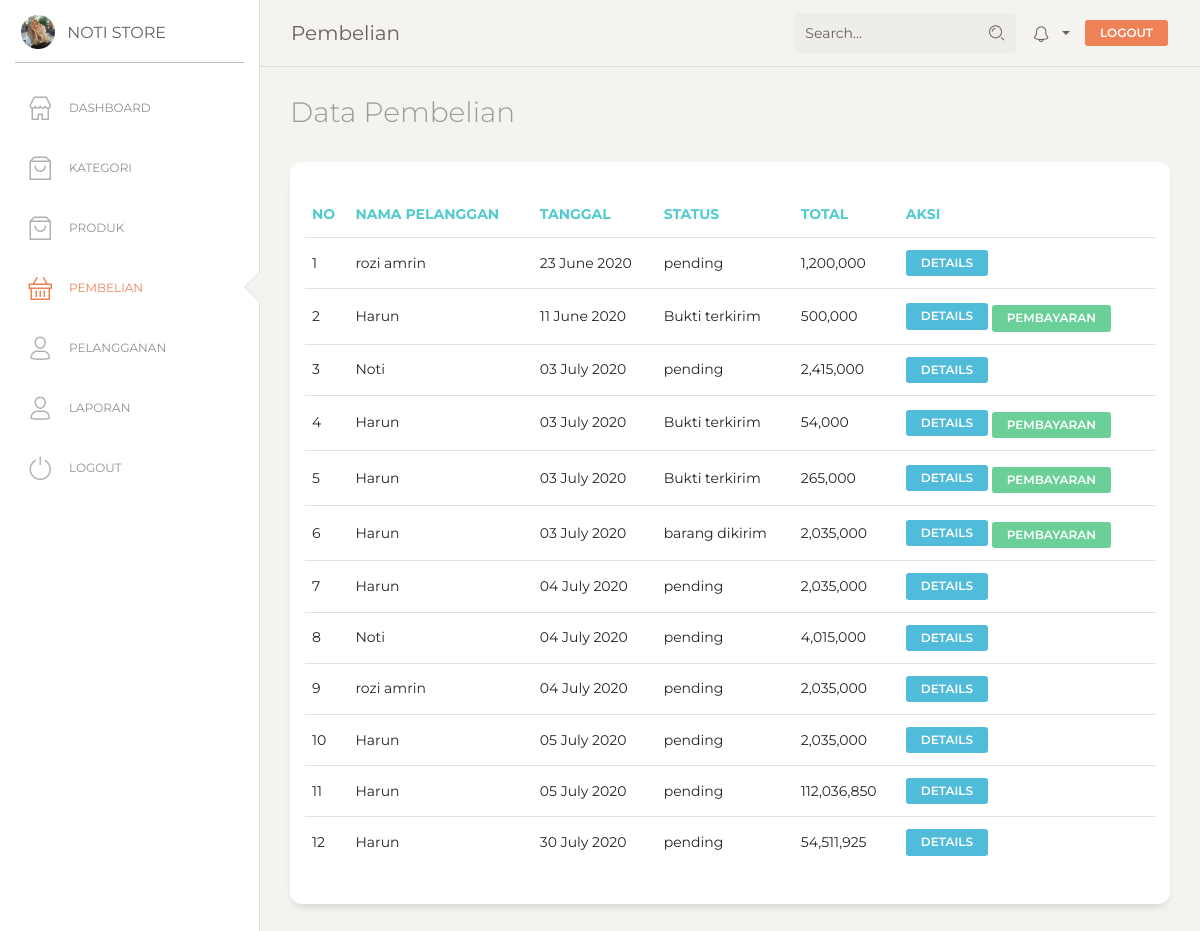
The page /admin/index.php?p=pembelian (signed in) on the database its author committed.
### tables this page shows
CREATE TABLE `tb_pembelian` (
  `id_pembelian` int(11) NOT NULL,
  `id_pelanggan` int(11) NOT NULL,
  `tgl_pembelian` date NOT NULL,
  `total_pembelian` int(11) NOT NULL,
  `alamat_pengiriman` text NOT NULL,
  `status_pembelian` varchar(100) NOT NULL DEFAULT 'pending',
  `resi_pengiriman` varchar(50) NOT NULL,
  `totalberat` int(11) NOT NULL,
  `provinsi` varchar(50) NOT NULL,
  `distrik` varchar(50) NOT NULL,
  `tipe` varchar(50) NOT NULL,
  `kodepos` int(11) NOT NULL,
  `ekspedisi` varchar(10) NOT NULL,
  `paket` varchar(50) NOT NULL,
  `ongkir` int(11) NOT NULL,
  `estimasi` varchar(50) NOT NULL
);

CREATE TABLE `tb_pelanggan` (
  `id_pelanggan` int(11) NOT NULL,
  `email_pelanggan` varchar(100) NOT NULL,
  `password_pelanggan` varchar(100) NOT NULL,
  `nama_pelanggan` varchar(100) NOT NULL,
  `telepon_pelanggan` varchar(25) NOT NULL,
  `alamat_pelanggan` varchar(100) NOT NULL
);

### admin/pembelian.php (the view)
<h3 class="description">Data Pembelian</h3>
<div class="row">
<div class="col-md-12">
    <div class="card">
      <div class="card-header">
      </div>
      <div class="card-body">
        <div class="table-responsive">
          <table class="table">
            <thead class=" text-primary">
              <th>No</th>
              <th>Nama Pelanggan</th>
              <th>Tanggal</th>
              <th>Status</th>
              <th>Total</th>
              <th>Aksi</th>
            </thead>
            <tbody>
              <?php
              $no = 1;
              $pembelian = $conn->query("SELECT * FROM tb_pembelian JOIN tb_pelanggan ON tb_pembelian.id_pelanggan = tb_pelanggan.id_pelanggan") or die(mysqli_error($conn));
              while($row = $pembelian->fetch_assoc()) {
              ?>
              <tr>
              	<td><?= $no++; ?></td>
              	<td><?= $row['nama_pelanggan']; ?></td>
              	<td><?= date('d F Y', strtotime($row['tgl_pembelian'])); ?></td>
                <td><?= $row['status_pembelian']; ?></td>
              	<td><?= number_format($row['total_pembelian']); ?></td>
              	<td>
              		<a href="index.php?p=detail&id=<?= $row['id_pembelian'] ?>" class="btn btn-info btn-sm">Details</a>
              		<?php if($row['status_pembelian'] !== 'pending') : ?>
                  <a href="index.php?p=pembayaran&id=<?= $row['id_pembelian']; ?>" class="btn btn-success btn-sm mt-1">Pembayaran</a>
                  <?php endif; ?>
              	</td>
              </tr>
              <?php } ?>
            </tbody>
          </table>
        </div>
      </div>
    </div>
  </div>
  </div>

### rows shown on the page
tb_pembelian: id_pelanggan.nama_pelanggan "rozi amrin", tgl_pembelian "23 June 2020", status_pembelian "pending", total_pembelian "1,200,000"
tb_pembelian: id_pelanggan.nama_pelanggan "Harun", tgl_pembelian "11 June 2020", status_pembelian "Bukti terkirim", total_pembelian "500,000"
tb_pembelian: id_pelanggan.nama_pelanggan "Noti", tgl_pembelian "03 July 2020", status_pembelian "pending", total_pembelian "2,415,000"
tb_pembelian: id_pelanggan.nama_pelanggan "Harun", tgl_pembelian "03 July 2020", status_pembelian "Bukti terkirim", total_pembelian "54,000"
tb_pembelian: id_pelanggan.nama_pelanggan "Harun", tgl_pembelian "03 July 2020", status_pembelian "Bukti terkirim", total_pembelian "265,000"
tb_pembelian: id_pelanggan.nama_pelanggan "Harun", tgl_pembelian "03 July 2020", status_pembelian "barang dikirim", total_pembelian "2,035,000"
tb_pembelian: id_pelanggan.nama_pelanggan "Harun", tgl_pembelian "04 July 2020", status_pembelian "pending", total_pembelian "2,035,000"
tb_pembelian: id_pelanggan.nama_pelanggan "Noti", tgl_pembelian "04 July 2020", status_pembelian "pending", total_pembelian "4,015,000"
tb_pembelian: id_pelanggan.nama_pelanggan "rozi amrin", tgl_pembelian "04 July 2020", status_pembelian "pending", total_pembelian "2,035,000"
tb_pembelian: id_pelanggan.nama_pelanggan "Harun", tgl_pembelian "05 July 2020", status_pembelian "pending", total_pembelian "2,035,000"
tb_pembelian: id_pelanggan.nama_pelanggan "Harun", tgl_pembelian "05 July 2020", status_pembelian "pending", total_pembelian "112,036,850"
tb_pembelian: id_pelanggan.nama_pelanggan "Harun", tgl_pembelian "30 July 2020", status_pembelian "pending", total_pembelian "54,511,925"
